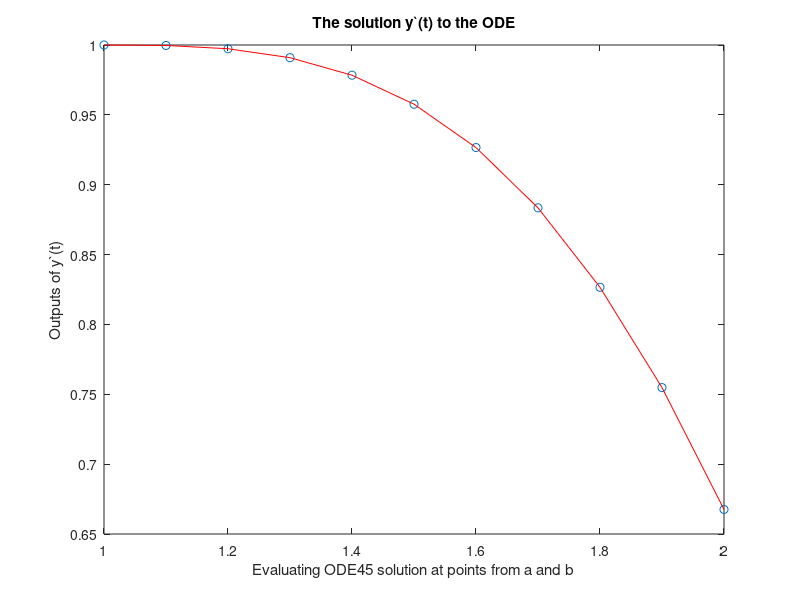
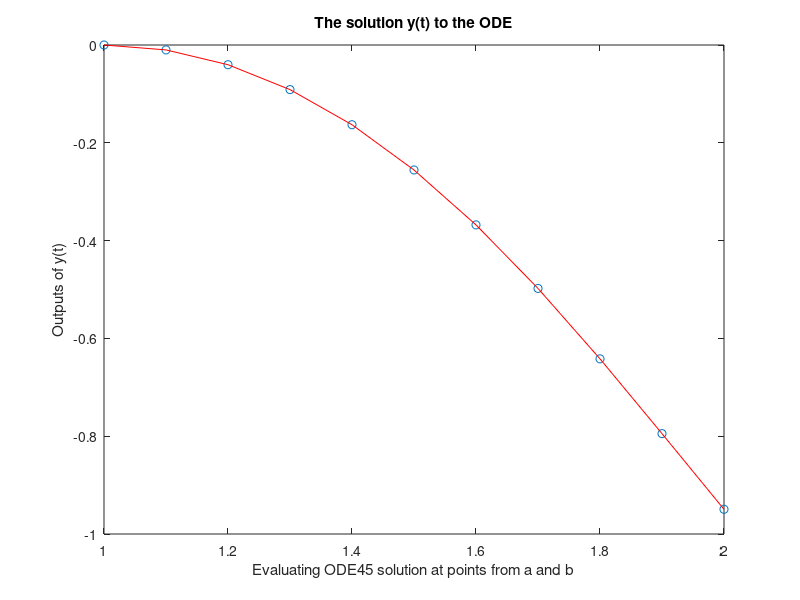

Write the MATLAB code that produced these figures, in order.
% Problem 5
% Solve the ODE, y''(t) = -y'(t)/t- (t^2-1)/t * y(t) 
% With the initial condition that y(1) = 1, y'(1) = 0
% on the interval [1 , 2]
% h = 0.1
%
% c. ODE45 
    
f = @(t, y) [y(2);(1-t^2)*y(1)-t*y(2)/(t^2)];
[T , Y] = ode45(f, [1 2] , [1; 0]); 
x = 1:.1:2;

yy = spline(T, Y(:,1) , x);
figure
plot(x, yy, 'o', x, yy, 'r')
title('The solution y`(t) to the ODE')
xlabel('Evaluating ODE45 solution at points from a and b')
ylabel('Outputs of y`(t)')

yyy = spline(T , Y(:,2), x);
figure
plot(x, yyy , 'o', x, yyy, 'r')
title('The solution y(t) to the ODE')
xlabel('Evaluating ODE45 solution at points from a and b')
ylabel('Outputs of y(t)')

steps = length(T) - 1 % need to subtract 1 for the initial value